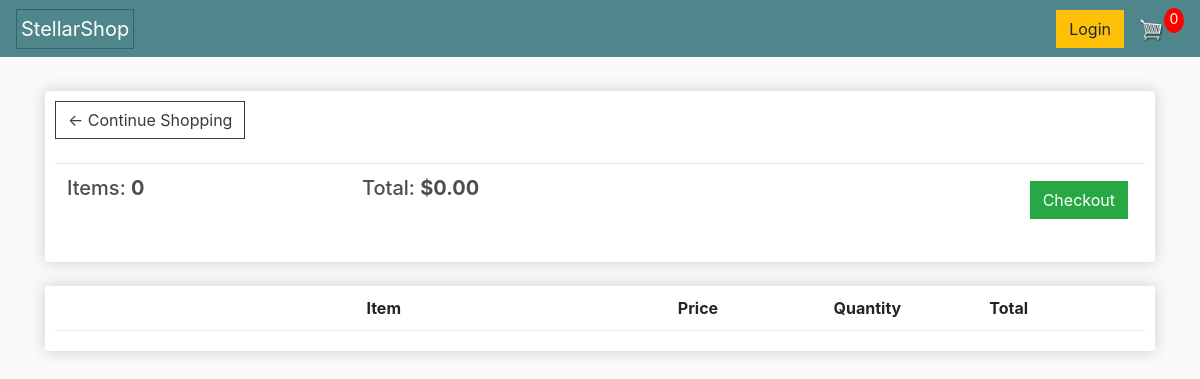
Page /cart/ (signed in) on the earlier database version.
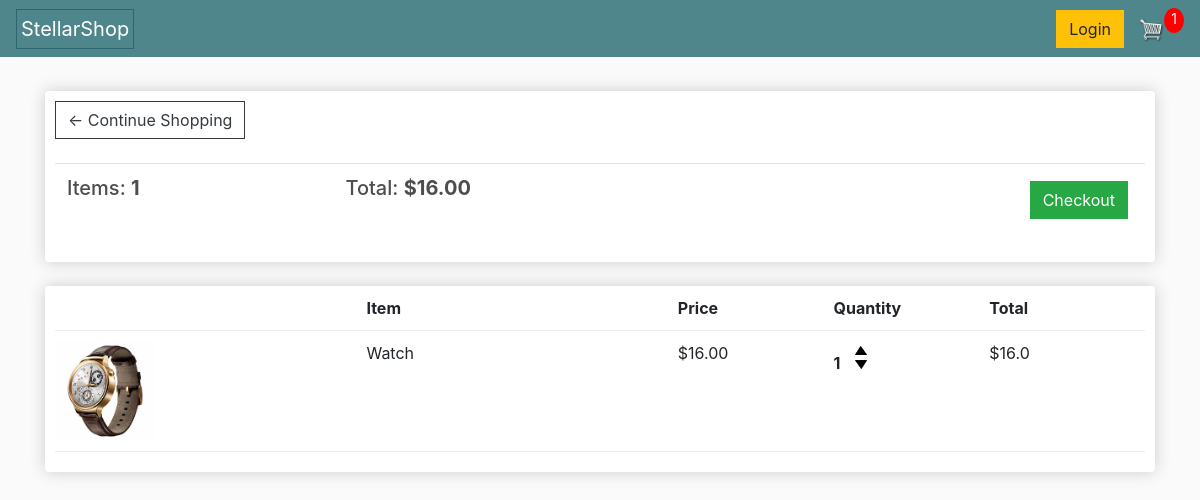
Same page on the later database version.
### store/models.py (models this page shows, shortened)
class Order(models.Model):
    customer = models.ForeignKey(Customer, on_delete=models.SET_NULL, null=True, blank=True)
    date_ordered = models.DateTimeField(auto_now_add=True)
    complete = models.BooleanField(default=False, null=True, blank=True)
    transaction_id = models.CharField(max_length=100, null=True)
    @property
    def get_cart_total(self):
        orderitems = self.orderitem_set.all()
        total = sum([item.get_total for item in orderitems])
        return total
    @property
    def get_cart_items(self):
        orderitems = self.orderitem_set.all()
        total = sum([item.quantity for item in orderitems])
        return total

class OrderItem(models.Model):
    product = models.ForeignKey(Product, on_delete=models.SET_NULL, null=True)
    order = models.ForeignKey(Order, on_delete=models.SET_NULL, blank=True, null=True)
    quantity = models.IntegerField(default=0, null=True, blank=True)
    date_added = models.DateTimeField(auto_now_add=True)
    @property
    def get_total(self):
        total = self.product.price * self.quantity
        return total

class Product(models.Model):
    name = models.CharField(max_length=200, null=True)
    price = models.FloatField()
    digital = models.BooleanField(default=False, null=True, blank=False)
    image = models.ImageField(null=True, blank=True)
    @property
    def imageURL(self):
        try:
            url = self.image.url
        except:
            url = ''
        return url

### store/views.py (the view)
# urls.py: path('cart/', views.cart, name="cart"),
def cart(request):
    data = cartData(request)
    cartItems = data['cartItems']
    order = data['order']
    items = data['items']
    context = {'items':items, 'order':order,  'cartItems': cartItems}
    return render(request, 'store/cart.html', context)

### store/utils.py (called while the page is built)
def cartData(request):
    if request.user.is_authenticated:
        customer = request.user.customer
        order, created = Order.objects.get_or_create(customer=customer, complete=False)
        items = order.orderitem_set.all()
        cartItems = order.get_cart_items
    else:
        cookieData = cookieCart(request)
        cartItems = cookieData['cartItems']
        order = cookieData['order']
        items = cookieData['items']
    return{'cartItems':cartItems, 'order':order, 'items': items}

### store/templates/store/cart.html
{% extends 'store/main.html' %} {% load static %} {% block content %}
<div class="row">
  <div class="col-lg-12">
    <div class="box-element">
      <a class="btn btn-outline-dark" href="{% url 'store' %}"
        >&#x2190; Continue Shopping</a
      >
      <br />
      <br />
      <table class="table">
        <tr>
          <th>
            <h5>Items: <strong>{{order.get_cart_items}}</strong></h5>
          </th>
          <th>
            <h5>
              Total: <strong>${{order.get_cart_total|floatformat:2}}</strong>
            </h5>
          </th>
          <th>
            <a
              style="float: right; margin: 5px"
              class="btn btn-success"
              href="{% url 'checkout' %}"
              >Checkout</a
            >
          </th>
        </tr>
      </table>
    </div>
    <br />
    <div class="box-element">
      <div class="cart-row">
        <div style="flex: 2"></div>
        <div style="flex: 2"><strong>Item</strong></div>
        <div style="flex: 1"><strong>Price</strong></div>
        <div style="flex: 1"><strong>Quantity</strong></div>
        <div style="flex: 1"><strong>Total</strong></div>
      </div>
      {% for item in items %}
      <div class="cart-row">
        <div style="flex: 2">
          <img class="row-image" src="{{item.product.imageURL}}" />
        </div>
        <div style="flex: 2"><p>{{item.product.name}}</p></div>
        <div style="flex: 1"><p>${{item.product.price|floatformat:2}}</p></div>
        <div style="flex: 1">
          <p class="quantity">{{item.quantity}}</p>
          <div class="quantity">
            <img
              data-product="{{item.product.id}}"
              data-action="add"
              class="chg-quantity update-cart"
              src="{% static  'images/arrow-up.png' %}"
            />
            <img
              data-product="{{item.product.id}}"
              data-action="remove"
              class="chg-quantity update-cart"
              src="{% static  'images/arrow-down.png' %}"
            />
          </div>
        </div>
        <div style="flex: 1"><p>${{item.get_total}}</p></div>
      </div>
      {% endfor %}
    </div>
  </div>
</div>
{% endblock content %}

Differences in the rows shown:
computed for Order: get_cart_items "0" → "1"; get_cart_total "0.00" → "16.00"
added OrderItem: product.imageURL (picture), product.name "Watch", product.price "16.00", quantity "1", get_total "16.0"
Other differences:
{{ cartItems }}: "0" → "1"
